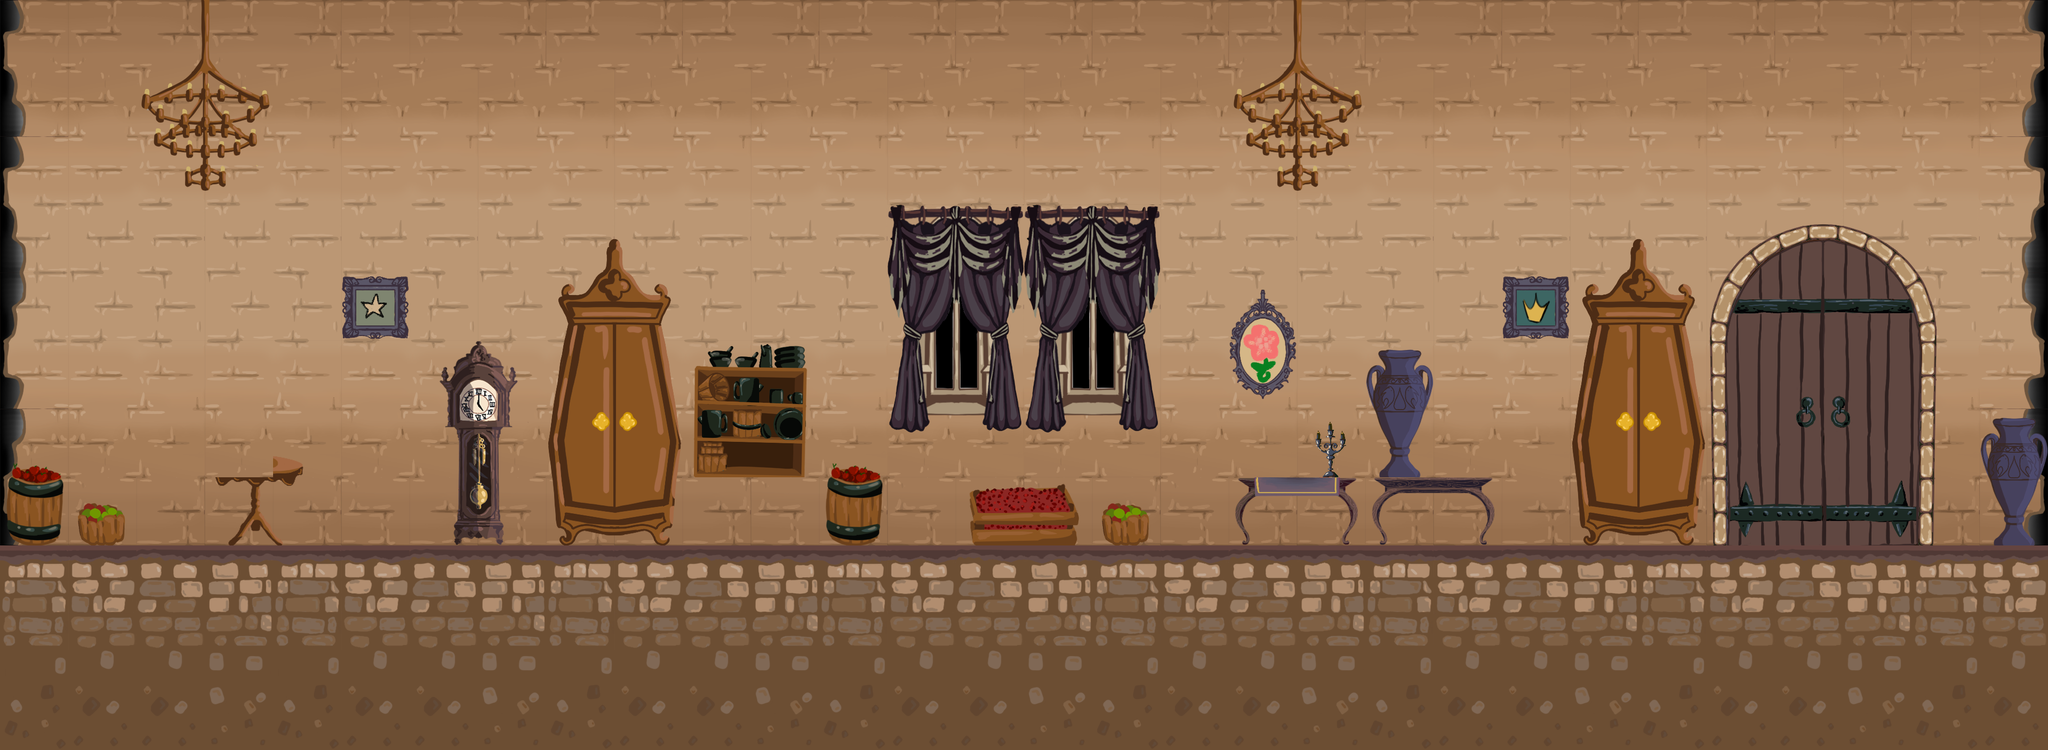

Rendered tile map (Tiled .tmx) drawn with the repository's tilesets; below, a short description and the map source with its tile grids summarised:
An orthogonal 30x11 tile map with 128x128 px tiles, 5 tile layers (Muro, Suelo, Puerta, Ventana, ...), 10 tilesets and 10 objects (Player, Manta, PlayerSpawns).

<map version="1.10" tiledversion="1.11.2" orientation="orthogonal" renderorder="right-down" width="30" height="11" tilewidth="128" tileheight="128" infinite="0" nextlayerid="13" nextobjectid="15">
 <tileset firstgid="1" name="Atlas_Pasillo_01" tilewidth="128" tileheight="128" tilecount="64" columns="8">
  <image source="Castle/Interior/Atlas_Pasillo_01.png" width="1024" height="1024" />
 </tileset>
 <tileset firstgid="65" name="Atlas_Hab_01" tilewidth="128" tileheight="128" tilecount="64" columns="8">
  <image source="Castle/Interior/Atlas_Hab_01.png" width="1024" height="1024" />
 </tileset>
 <tileset firstgid="129" name="Atlas_Pasillo_02" tilewidth="128" tileheight="128" tilecount="64" columns="8">
  <image source="Castle/Interior/Atlas_Pasillo_02.png" width="1024" height="1024" />
 </tileset>
 <tileset firstgid="193" name="Atlas_Hab_02" tilewidth="128" tileheight="128" tilecount="64" columns="8">
  <image source="Castle/Interior/Atlas_Hab_02.png" width="1024" height="1024" />
 </tileset>
 <tileset firstgid="257" name="Atlas_Cocina_01" tilewidth="128" tileheight="128" tilecount="64" columns="8">
  <image source="Castle/Interior/Atlas_Cocina_01.png" width="1024" height="1024" />
 </tileset>
 <tileset firstgid="321" name="Fondo_Ventana" tilewidth="1920" tileheight="1080" tilecount="1" columns="1">
  <image source="Castle/Exterior/Fondo_Ventana.png" width="1920" height="1080" />
 </tileset>
 <tileset firstgid="322" name="Atlas_Exterior_Castillo_Oscuro" tilewidth="128" tileheight="128" tilecount="64" columns="8">
  <image source="Castle/Exterior/Atlas_Exterior_Castillo_Oscuro.png" width="1024" height="1024" />
 </tileset>
 <tileset firstgid="386" name="Atlas_Almacen_01" tilewidth="128" tileheight="128" tilecount="64" columns="8">
  <image source="Castle/Interior/Atlas_Almacen_01.png" width="1024" height="1024" />
 </tileset>
 <tileset firstgid="450" name="Atlas_Castillo_Extra_01" tilewidth="128" tileheight="128" tilecount="64" columns="8">
  <image source="Castle/Interior/Atlas_Castillo_Extra_01.png" width="1024" height="1024" />
 </tileset>
 <tileset firstgid="514" name="Atlas_cuadros" tilewidth="128" tileheight="128" tilecount="64" columns="8">
  <image source="Castle/Interior/Atlas_cuadros.png" width="1024" height="1024" />
 </tileset>
 <objectgroup id="12" name="BG">
  <properties>
   <property name="BG" type="bool" value="true" />
   <property name="Draw" type="bool" value="true" />
  </properties>
  <object id="11" gid="321" x="172" y="1816" width="3440" height="1560" />
 </objectgroup>
 <layer id="1" name="Muro" width="30" height="11">
  <properties>
   <property name="Draw" type="bool" value="true" />
  </properties>
  <data>[330 cells, 244 non-empty, 11 distinct tile ids]</data>
 </layer>
 <layer id="2" name="Suelo" width="30" height="11">
  <properties>
   <property name="Draw" type="bool" value="true" />
  </properties>
  <data>[330 cells, 132 non-empty, 14 distinct tile ids]</data>
 </layer>
 <layer id="4" name="Puerta" width="30" height="11">
  <properties>
   <property name="Draw" type="bool" value="true" />
  </properties>
  <data>[330 cells, 20 non-empty, 20 distinct tile ids]</data>
 </layer>
 <layer id="5" name="Ventana" width="30" height="11">
  <properties>
   <property name="Draw" type="bool" value="true" />
  </properties>
  <data>[330 cells, 16 non-empty, 8 distinct tile ids]</data>
 </layer>
 <layer id="3" name="Decoración" width="30" height="11">
  <properties>
   <property name="Draw" type="bool" value="true" />
  </properties>
  <data>[330 cells, 158 non-empty, 56 distinct tile ids]</data>
 </layer>
 <objectgroup id="8" name="Door">
  <properties>
   <property name="Door" type="bool" value="true" />
   <property name="Sensor" type="bool" value="true" />
   <property name="Square" type="bool" value="true" />
  </properties>
  <object id="3" x="3207.67" y="405.5" width="428.243" height="618.727">
   <properties>
    <property name="TeleportTo" type="file" value="Castle_Inside.tmx" />
   </properties>
  </object>
 </objectgroup>
 <objectgroup id="7" name="Ground">
  <properties>
   <property name="Ground" type="bool" value="true" />
   <property name="Square" type="bool" value="true" />
  </properties>
  <object id="2" x="0" y="1024" width="3840" height="384" />
  <object id="14" x="391.5" y="875" width="174.5" height="149.5" />
 </objectgroup>
 <objectgroup id="11" name="Wall">
  <properties>
   <property name="Square" type="bool" value="true" />
   <property name="Wall" type="bool" value="true" />
  </properties>
  <object id="8" x="3840" y="0" width="128" height="1024" />
  <object id="9" x="-128" y="0" width="128" height="1024" />
 </objectgroup>
 <objectgroup id="10" name="Ceiling">
  <properties>
   <property name="Ceiling" type="bool" value="true" />
   <property name="Square" type="bool" value="true" />
  </properties>
  <object id="7" x="0" y="-128" width="3840" height="128" />
 </objectgroup>
 <objectgroup id="6" name="EntitiesSpawnPoints">
  <object id="1" name="Player" type="Player" x="3362.33" y="829.33">
   <point />
  </object>
  <object id="12" name="Manta" type="Manta" x="477" y="833.33">
   <point />
  </object>
 </objectgroup>
 <objectgroup id="9" name="PlayerSpawns">
  <properties>
   <property name="PlayerSpawns" type="bool" value="true" />
  </properties>
  <object id="6" name="PlayerSpawns" x="3403.14" y="889">
   <properties>
    <property name="FromRoom" type="file" value="Castle_Inside.tmx" />
   </properties>
   <point />
  </object>
 </objectgroup>
</map>
